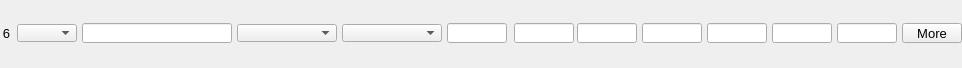
    <widget class="PyDMFrame" name="composite_5">
      <property name="geometry">
        <rect>
          <x>8</x>
          <y>451</y>
          <width>962</width>
          <height>68</height>
        </rect>
      </property>
      <widget class="PyDMEnumComboBox" name="menu_15">
        <property name="geometry">
          <rect>
            <x>17</x>
            <y>24</y>
            <width>60</width>
            <height>18</height>
          </rect>
        </property>
        <property name="toolTip">
          <string>${P}${O6}Use</string>
        </property>
        <property name="channel" stdset="0">
          <string>ca://${P}${O6}Use</string>
        </property>
        <property name="font" stdset="0">
          <font>
            <pointsize>10</pointsize>
          </font>
        </property>
        <property name="styleSheet">
          <string notr="true">PyDMEnumComboBox#menu_15 {
  color: rgb(0, 0, 0);
  background-color: rgb(115, 223, 255);
  }</string>
        </property>
      </widget>
      <widget class="PyDMLabel" name="text_update_55">
        <property name="geometry">
          <rect>
            <x>17</x>
            <y>0</y>
            <width>60</width>
            <height>18</height>
          </rect>
        </property>
        <property name="toolTip">
          <string>PV: ${P}${O6}Use_RBV</string>
        </property>
        <property name="channel" stdset="0">
          <string>ca://${P}${O6}Use_RBV</string>
        </property>
        <property name="font" stdset="0">
          <font>
            <pointsize>10</pointsize>
          </font>
        </property>
        <property name="alignment">
          <set>Qt::AlignCenter</set>
        </property>
        <property name="textInteractionFlags">
          <set>Qt::TextSelectableByKeyboard|Qt::TextSelectableByMouse</set>
        </property>
        <property name="styleSheet">
          <string notr="true">PyDMLabel#text_update_55 {
  color: rgb(10, 0, 184);
  background-color: rgb(70, 70, 70);
  }</string>
        </property>
      </widget>
      <widget class="PyDMLineEdit" name="text_entry_40">
        <property name="geometry">
          <rect>
            <x>82</x>
            <y>23</y>
            <width>150</width>
            <height>20</height>
          </rect>
        </property>
        <property name="channel" stdset="0">
          <string>ca://${P}${O6}Name</string>
        </property>
        <property name="toolTip">
          <string>${P}${O6}Name</string>
        </property>
        <property name="font" stdset="0">
          <font>
            <pointsize>10</pointsize>
          </font>
        </property>
        <property name="styleSheet">
          <string notr="true">PyDMLineEdit#text_entry_40 {
  color: rgb(0, 0, 0);
  background-color: rgb(115, 223, 255);
  border: 1px solid black;
  margin: 0px;
  padding: 0px;
  spacing: 0px;
  }</string>
        </property>
      </widget>
      <widget class="PyDMLabel" name="text_update_56">
        <property name="geometry">
          <rect>
            <x>82</x>
            <y>0</y>
            <width>150</width>
            <height>18</height>
          </rect>
        </property>
        <property name="toolTip">
          <string>PV: ${P}${O6}Name_RBV</string>
        </property>
        <property name="channel" stdset="0">
          <string>ca://${P}${O6}Name_RBV</string>
        </property>
        <property name="font" stdset="0">
          <font>
            <pointsize>10</pointsize>
          </font>
        </property>
        <property name="alignment">
          <set>Qt::AlignCenter</set>
        </property>
        <property name="textInteractionFlags">
          <set>Qt::TextSelectableByKeyboard|Qt::TextSelectableByMouse</set>
        </property>
        <property name="styleSheet">
          <string notr="true">PyDMLabel#text_update_56 {
  color: rgb(10, 0, 184);
  background-color: rgb(187, 187, 187);
  }</string>
        </property>
      </widget>
      <widget class="PyDMEnumComboBox" name="menu_16">
        <property name="geometry">
          <rect>
            <x>237</x>
            <y>24</y>
            <width>100</width>
            <height>18</height>
          </rect>
        </property>
        <property name="toolTip">
          <string>${P}${O6}Shape</string>
        </property>
        <property name="channel" stdset="0">
          <string>ca://${P}${O6}Shape</string>
        </property>
        <property name="font" stdset="0">
          <font>
            <pointsize>10</pointsize>
          </font>
        </property>
        <property name="styleSheet">
          <string notr="true">PyDMEnumComboBox#menu_16 {
  color: rgb(0, 0, 0);
  background-color: rgb(115, 223, 255);
  }</string>
        </property>
      </widget>
      <widget class="PyDMLabel" name="text_update_57">
        <property name="geometry">
          <rect>
            <x>237</x>
            <y>0</y>
            <width>100</width>
            <height>18</height>
          </rect>
        </property>
        <property name="toolTip">
          <string>PV: ${P}${O6}Shape_RBV</string>
        </property>
        <property name="channel" stdset="0">
          <string>ca://${P}${O6}Shape_RBV</string>
        </property>
        <property name="font" stdset="0">
          <font>
            <pointsize>10</pointsize>
          </font>
        </property>
        <property name="alignment">
          <set>Qt::AlignCenter</set>
        </property>
        <property name="textInteractionFlags">
          <set>Qt::TextSelectableByKeyboard|Qt::TextSelectableByMouse</set>
        </property>
        <property name="styleSheet">
          <string notr="true">PyDMLabel#text_update_57 {
  color: rgb(10, 0, 184);
  background-color: rgb(187, 187, 187);
  }</string>
        </property>
      </widget>
      <widget class="PyDMEnumComboBox" name="menu_17">
        <property name="geometry">
          <rect>
            <x>342</x>
            <y>24</y>
            <width>100</width>
            <height>18</height>
          </rect>
        </property>
        <property name="toolTip">
          <string>${P}${O6}DrawMode</string>
        </property>
        <property name="channel" stdset="0">
          <string>ca://${P}${O6}DrawMode</string>
        </property>
        <property name="font" stdset="0">
          <font>
            <pointsize>10</pointsize>
          </font>
        </property>
        <property name="styleSheet">
          <string notr="true">PyDMEnumComboBox#menu_17 {
  color: rgb(0, 0, 0);
  background-color: rgb(115, 223, 255);
  }</string>
        </property>
      </widget>
      <widget class="PyDMLabel" name="text_update_58">
        <property name="geometry">
          <rect>
            <x>342</x>
            <y>0</y>
            <width>100</width>
            <height>18</height>
          </rect>
        </property>
        <property name="toolTip">
          <string>PV: ${P}${O6}DrawMode_RBV</string>
        </property>
        <property name="channel" stdset="0">
          <string>ca://${P}${O6}DrawMode_RBV</string>
        </property>
        <property name="font" stdset="0">
          <font>
            <pointsize>10</pointsize>
          </font>
        </property>
        <property name="alignment">
          <set>Qt::AlignCenter</set>
        </property>
        <property name="textInteractionFlags">
          <set>Qt::TextSelectableByKeyboard|Qt::TextSelectableByMouse</set>
        </property>
        <property name="styleSheet">
          <string notr="true">PyDMLabel#text_update_58 {
  color: rgb(10, 0, 184);
  background-color: rgb(187, 187, 187);
  }</string>
        </property>
      </widget>
      <widget class="PyDMLineEdit" name="text_entry_41">
        <property name="geometry">
          <rect>
            <x>514</x>
            <y>23</y>
            <width>60</width>
            <height>20</height>
          </rect>
        </property>
        <property name="channel" stdset="0">
          <string>ca://${P}${O6}Green</string>
        </property>
        <property name="toolTip">
          <string>${P}${O6}Green</string>
        </property>
        <property name="font" stdset="0">
          <font>
            <pointsize>10</pointsize>
          </font>
        </property>
        <property name="styleSheet">
          <string notr="true">PyDMLineEdit#text_entry_41 {
  color: rgb(0, 0, 0);
  background-color: rgb(115, 223, 255);
  border: 1px solid black;
  margin: 0px;
  padding: 0px;
  spacing: 0px;
  }</string>
        </property>
      </widget>
      <widget class="PyDMLabel" name="text_update_59">
        <property name="geometry">
          <rect>
            <x>514</x>
            <y>0</y>
            <width>60</width>
            <height>18</height>
          </rect>
        </property>
        <property name="toolTip">
          <string>PV: ${P}${O6}Green_RBV</string>
        </property>
        <property name="channel" stdset="0">
          <string>ca://${P}${O6}Green_RBV</string>
        </property>
        <property name="font" stdset="0">
          <font>
            <pointsize>10</pointsize>
          </font>
        </property>
        <property name="alignment">
          <set>Qt::AlignCenter</set>
        </property>
        <property name="textInteractionFlags">
          <set>Qt::TextSelectableByKeyboard|Qt::TextSelectableByMouse</set>
        </property>
        <property name="styleSheet">
          <string notr="true">PyDMLabel#text_update_59 {
  color: rgb(10, 0, 184);
  background-color: rgb(187, 187, 187);
  }</string>
        </property>
      </widget>
      <widget class="PyDMLineEdit" name="text_entry_42">
        <property name="geometry">
          <rect>
            <x>577</x>
            <y>23</y>
            <width>60</width>
            <height>20</height>
          </rect>
        </property>
        <property name="channel" stdset="0">
          <string>ca://${P}${O6}Blue</string>
        </property>
        <property name="toolTip">
          <string>${P}${O6}Blue</string>
        </property>
        <property name="font" stdset="0">
          <font>
            <pointsize>10</pointsize>
          </font>
        </property>
        <property name="styleSheet">
          <string notr="true">PyDMLineEdit#text_entry_42 {
  color: rgb(0, 0, 0);
  background-color: rgb(115, 223, 255);
  border: 1px solid black;
  margin: 0px;
  padding: 0px;
  spacing: 0px;
  }</string>
        </property>
      </widget>
      <widget class="PyDMLabel" name="text_update_60">
        <property name="geometry">
          <rect>
            <x>577</x>
            <y>0</y>
            <width>60</width>
            <height>18</height>
          </rect>
        </property>
        <property name="toolTip">
          <string>PV: ${P}${O6}Blue_RBV</string>
        </property>
        <property name="channel" stdset="0">
          <string>ca://${P}${O6}Blue_RBV</string>
        </property>
        <property name="font" stdset="0">
          <font>
            <pointsize>10</pointsize>
          </font>
        </property>
        <property name="alignment">
          <set>Qt::AlignCenter</set>
        </property>
        <property name="textInteractionFlags">
          <set>Qt::TextSelectableByKeyboard|Qt::TextSelectableByMouse</set>
        </property>
        <property name="styleSheet">
          <string notr="true">PyDMLabel#text_update_60 {
  color: rgb(10, 0, 184);
  background-color: rgb(187, 187, 187);
  }</string>
        </property>
      </widget>
      <widget class="PyDMSlider" name="valuator_20">
        <property name="geometry">
          <rect>
            <x>642</x>
            <y>48</y>
            <width>60</width>
            <height>20</height>
          </rect>
        </property>
        <property name="channel" stdset="0">
          <string>ca://${P}${O6}PositionX</string>
        </property>
        <property name="toolTip">
          <string>${P}${O6}PositionX</string>
        </property>
        <property name="orientation" stdset="0">
          <string>Qt::Horizontal</string>
        </property>
        <property name="showLimitLabels" stdset="0">
          <bool>true</bool>
        </property>
        <property name="showValueLabel" stdset="0">
          <bool>false</bool>
        </property>
        <property name="showUnits" stdset="0">
          <bool>false</bool>
        </property>
        <property name="tickPosition" stdset="0">
          <enum>QSlider::NoTicks</enum>
        </property>
        <property name="precision" stdset="0">
          <number>1</number>
        </property>
        <property name="styleSheet">
          <string notr="true">PyDMSlider#valuator_20 {
  color: rgb(0, 0, 0);
  background-color: rgb(115, 223, 255);
  }</string>
        </property>
      </widget>
      <widget class="PyDMLineEdit" name="text_entry_43">
        <property name="geometry">
          <rect>
            <x>642</x>
            <y>23</y>
            <width>60</width>
            <height>20</height>
          </rect>
        </property>
        <property name="channel" stdset="0">
          <string>ca://${P}${O6}PositionX</string>
        </property>
        <property name="toolTip">
          <string>${P}${O6}PositionX</string>
        </property>
        <property name="font" stdset="0">
          <font>
            <pointsize>10</pointsize>
          </font>
        </property>
        <property name="styleSheet">
          <string notr="true">PyDMLineEdit#text_entry_43 {
  color: rgb(0, 0, 0);
  background-color: rgb(115, 223, 255);
  border: 1px solid black;
  margin: 0px;
  padding: 0px;
  spacing: 0px;
  }</string>
        </property>
      </widget>
      <widget class="PyDMLabel" name="text_update_61">
        <property name="geometry">
          <rect>
            <x>642</x>
            <y>0</y>
            <width>60</width>
            <height>18</height>
          </rect>
        </property>
        <property name="toolTip">
          <string>PV: ${P}${O6}PositionX_RBV</string>
        </property>
        <property name="channel" stdset="0">
          <string>ca://${P}${O6}PositionX_RBV</string>
        </property>
        <property name="font" stdset="0">
          <font>
            <pointsize>10</pointsize>
          </font>
        </property>
        <property name="alignment">
          <set>Qt::AlignCenter</set>
        </property>
        <property name="textInteractionFlags">
          <set>Qt::TextSelectableByKeyboard|Qt::TextSelectableByMouse</set>
        </property>
        <property name="styleSheet">
          <string notr="true">PyDMLabel#text_update_61 {
  color: rgb(10, 0, 184);
  background-color: rgb(187, 187, 187);
  }</string>
        </property>
      </widget>
      <widget class="PyDMSlider" name="valuator_21">
        <property name="geometry">
          <rect>
            <x>707</x>
            <y>48</y>
            <width>60</width>
            <height>20</height>
          </rect>
        </property>
        <property name="channel" stdset="0">
          <string>ca://${P}${O6}SizeX</string>
        </property>
        <property name="toolTip">
          <string>${P}${O6}SizeX</string>
        </property>
        <property name="orientation" stdset="0">
          <string>Qt::Horizontal</string>
        </property>
        <property name="showLimitLabels" stdset="0">
          <bool>true</bool>
        </property>
        <property name="showValueLabel" stdset="0">
          <bool>false</bool>
        </property>
        <property name="showUnits" stdset="0">
          <bool>false</bool>
        </property>
        <property name="tickPosition" stdset="0">
          <enum>QSlider::NoTicks</enum>
        </property>
        <property name="precision" stdset="0">
          <number>1</number>
        </property>
        <property name="styleSheet">
          <string notr="true">PyDMSlider#valuator_21 {
  color: rgb(0, 0, 0);
  background-color: rgb(115, 223, 255);
  }</string>
        </property>
      </widget>
      <widget class="PyDMLineEdit" name="text_entry_44">
        <property name="geometry">
          <rect>
            <x>707</x>
            <y>23</y>
            <width>60</width>
            <height>20</height>
          </rect>
        </property>
        <property name="channel" stdset="0">
          <string>ca://${P}${O6}SizeX</string>
        </property>
        <property name="toolTip">
          <string>${P}${O6}SizeX</string>
        </property>
        <property name="font" stdset="0">
          <font>
            <pointsize>10</pointsize>
          </font>
        </property>
        <property name="styleSheet">
          <string notr="true">PyDMLineEdit#text_entry_44 {
  color: rgb(0, 0, 0);
  background-color: rgb(115, 223, 255);
  border: 1px solid black;
  margin: 0px;
  padding: 0px;
  spacing: 0px;
  }</string>
        </property>
      </widget>
      <widget class="PyDMLabel" name="text_update_62">
        <property name="geometry">
          <rect>
            <x>707</x>
            <y>0</y>
            <width>60</width>
            <height>18</height>
          </rect>
        </property>
        <property name="toolTip">
          <string>PV: ${P}${O6}SizeX_RBV</string>
        </property>
        <property name="channel" stdset="0">
          <string>ca://${P}${O6}SizeX_RBV</string>
        </property>
        <property name="font" stdset="0">
          <font>
            <pointsize>10</pointsize>
          </font>
        </property>
        <property name="alignment">
          <set>Qt::AlignCenter</set>
        </property>
        <property name="textInteractionFlags">
          <set>Qt::TextSelectableByKeyboard|Qt::TextSelectableByMouse</set>
        </property>
        <property name="styleSheet">
          <string notr="true">PyDMLabel#text_update_62 {
  color: rgb(10, 0, 184);
  background-color: rgb(187, 187, 187);
  }</string>
        </property>
      </widget>
      <widget class="PyDMSlider" name="valuator_22">
        <property name="geometry">
          <rect>
            <x>772</x>
            <y>48</y>
            <width>60</width>
            <height>20</height>
          </rect>
        </property>
        <property name="channel" stdset="0">
          <string>ca://${P}${O6}PositionY</string>
        </property>
        <property name="toolTip">
          <string>${P}${O6}PositionY</string>
        </property>
        <property name="orientation" stdset="0">
          <string>Qt::Horizontal</string>
        </property>
        <property name="showLimitLabels" stdset="0">
          <bool>true</bool>
        </property>
        <property name="showValueLabel" stdset="0">
          <bool>false</bool>
        </property>
        <property name="showUnits" stdset="0">
          <bool>false</bool>
        </property>
        <property name="tickPosition" stdset="0">
          <enum>QSlider::NoTicks</enum>
        </property>
        <property name="precision" stdset="0">
          <number>1</number>
        </property>
        <property name="styleSheet">
          <string notr="true">PyDMSlider#valuator_22 {
  color: rgb(0, 0, 0);
  background-color: rgb(115, 223, 255);
  }</string>
        </property>
      </widget>
      <widget class="PyDMLineEdit" name="text_entry_45">
        <property name="geometry">
          <rect>
            <x>772</x>
            <y>23</y>
            <width>60</width>
            <height>20</height>
          </rect>
        </property>
        <property name="channel" stdset="0">
          <string>ca://${P}${O6}PositionY</string>
        </property>
        <property name="toolTip">
          <string>${P}${O6}PositionY</string>
        </property>
        <property name="font" stdset="0">
          <font>
            <pointsize>10</pointsize>
          </font>
        </property>
        <property name="styleSheet">
          <string notr="true">PyDMLineEdit#text_entry_45 {
  color: rgb(0, 0, 0);
  background-color: rgb(115, 223, 255);
  border: 1px solid black;
  margin: 0px;
  padding: 0px;
  spacing: 0px;
  }</string>
        </property>
      </widget>
      <widget class="PyDMLabel" name="text_update_63">
        <property name="geometry">
          <rect>
            <x>772</x>
            <y>0</y>
            <width>60</width>
            <height>18</height>
          </rect>
        </property>
        <property name="toolTip">
          <string>PV: ${P}${O6}PositionY_RBV</string>
        </property>
        <property name="channel" stdset="0">
          <string>ca://${P}${O6}PositionY_RBV</string>
        </property>
        <property name="font" stdset="0">
          <font>
            <pointsize>10</pointsize>
          </font>
        </property>
        <property name="alignment">
          <set>Qt::AlignCenter</set>
        </property>
        <property name="textInteractionFlags">
          <set>Qt::TextSelectableByKeyboard|Qt::TextSelectableByMouse</set>
        </property>
        <property name="styleSheet">
          <string notr="true">PyDMLabel#text_update_63 {
  color: rgb(10, 0, 184);
  background-color: rgb(187, 187, 187);
  }</string>
        </property>
      </widget>
      <widget class="PyDMSlider" name="valuator_23">
        <property name="geometry">
          <rect>
            <x>837</x>
            <y>48</y>
            <width>60</width>
            <height>20</height>
          </rect>
        </property>
        <property name="channel" stdset="0">
          <string>ca://${P}${O6}SizeY</string>
        </property>
        <property name="toolTip">
          <string>${P}${O6}SizeY</string>
        </property>
        <property name="orientation" stdset="0">
          <string>Qt::Horizontal</string>
        </property>
        <property name="showLimitLabels" stdset="0">
          <bool>true</bool>
        </property>
        <property name="showValueLabel" stdset="0">
          <bool>false</bool>
        </property>
        <property name="showUnits" stdset="0">
          <bool>false</bool>
        </property>
        <property name="tickPosition" stdset="0">
          <enum>QSlider::NoTicks</enum>
        </property>
        <property name="precision" stdset="0">
          <number>1</number>
        </property>
        <property name="styleSheet">
          <string notr="true">PyDMSlider#valuator_23 {
  color: rgb(0, 0, 0);
  background-color: rgb(115, 223, 255);
  }</string>
        </property>
      </widget>
      <widget class="PyDMLineEdit" name="text_entry_46">
        <property name="geometry">
          <rect>
            <x>837</x>
            <y>23</y>
            <width>60</width>
            <height>20</height>
          </rect>
        </property>
        <property name="channel" stdset="0">
          <string>ca://${P}${O6}SizeY</string>
        </property>
        <property name="toolTip">
          <string>${P}${O6}SizeY</string>
        </property>
        <property name="font" stdset="0">
          <font>
            <pointsize>10</pointsize>
          </font>
        </property>
        <property name="styleSheet">
          <string notr="true">PyDMLineEdit#text_entry_46 {
  color: rgb(0, 0, 0);
  background-color: rgb(115, 223, 255);
  border: 1px solid black;
  margin: 0px;
  padding: 0px;
  spacing: 0px;
  }</string>
        </property>
      </widget>
      <widget class="PyDMLabel" name="text_update_64">
        <property name="geometry">
          <rect>
            <x>837</x>
            <y>0</y>
            <width>60</width>
            <height>18</height>
          </rect>
        </property>
        <property name="toolTip">
          <string>PV: ${P}${O6}SizeY_RBV</string>
        </property>
        <property name="channel" stdset="0">
          <string>ca://${P}${O6}SizeY_RBV</string>
        </property>
        <property name="font" stdset="0">
          <font>
            <pointsize>10</pointsize>
          </font>
        </property>
        <property name="alignment">
          <set>Qt::AlignCenter</set>
        </property>
        <property name="textInteractionFlags">
          <set>Qt::TextSelectableByKeyboard|Qt::TextSelectableByMouse</set>
        </property>
        <property name="styleSheet">
          <string notr="true">PyDMLabel#text_update_64 {
  color: rgb(10, 0, 184);
  background-color: rgb(187, 187, 187);
  }</string>
        </property>
      </widget>
      <widget class="PyDMLineEdit" name="text_entry_47">
        <property name="geometry">
          <rect>
            <x>447</x>
            <y>23</y>
            <width>60</width>
            <height>20</height>
          </rect>
        </property>
        <property name="channel" stdset="0">
          <string>ca://${P}${O6}Red</string>
        </property>
        <property name="toolTip">
          <string>${P}${O6}Red</string>
        </property>
        <property name="font" stdset="0">
          <font>
            <pointsize>10</pointsize>
          </font>
        </property>
        <property name="styleSheet">
          <string notr="true">PyDMLineEdit#text_entry_47 {
  color: rgb(0, 0, 0);
  background-color: rgb(115, 223, 255);
  border: 1px solid black;
  margin: 0px;
  padding: 0px;
  spacing: 0px;
  }</string>
        </property>
      </widget>
      <widget class="PyDMLabel" name="text_update_65">
        <property name="geometry">
          <rect>
            <x>447</x>
            <y>0</y>
            <width>60</width>
            <height>18</height>
          </rect>
        </property>
        <property name="toolTip">
          <string>PV: ${P}${O6}Red_RBV</string>
        </property>
        <property name="channel" stdset="0">
          <string>ca://${P}${O6}Red_RBV</string>
        </property>
        <property name="font" stdset="0">
          <font>
            <pointsize>10</pointsize>
          </font>
        </property>
        <property name="alignment">
          <set>Qt::AlignCenter</set>
        </property>
        <property name="textInteractionFlags">
          <set>Qt::TextSelectableByKeyboard|Qt::TextSelectableByMouse</set>
        </property>
        <property name="styleSheet">
          <string notr="true">PyDMLabel#text_update_65 {
  color: rgb(10, 0, 184);
  background-color: rgb(187, 187, 187);
  }</string>
        </property>
      </widget>
      <widget class="QLabel" name="text_20">
        <property name="geometry">
          <rect>
            <x>0</x>
            <y>23</y>
            <width>10</width>
            <height>20</height>
          </rect>
        </property>
        <property name="text">
          <string>6</string>
        </property>
        <property name="font" stdset="0">
          <font>
            <pointsize>10</pointsize>
          </font>
        </property>
        <property name="brush" stdset="0">
          <brush brushstyle="SolidPattern">
            <color alpha="255">
              <red>0</red>
              <green>0</green>
              <blue>0</blue>
            </color>
          </brush>
        </property>
        <property name="toolTip">
          <string>text_20</string>
        </property>
        <property name="alignment">
          <set>Qt::AlignRight|Qt::AlignTrailing|Qt::AlignVCenter</set>
        </property>
        <property name="styleSheet">
          <string notr="true">QLabel#text_20 {
  color: rgb(0, 0, 0);
  }</string>
        </property>
      </widget>
      <widget class="PyDMRelatedDisplayButton" name="related_display_5">
        <property name="geometry">
          <rect>
            <x>902</x>
            <y>23</y>
            <width>60</width>
            <height>20</height>
          </rect>
        </property>
        <property name="toolTip">
          <string>More</string>
        </property>
        <property name="text">
          <string>More</string>
        </property>
        <property name="showIcon" stdset="0">
          <bool>true</bool>
        </property>
        <property name="font" stdset="0">
          <font>
            <pointsize>10</pointsize>
          </font>
        </property>
        <property name="styleSheet">
          <string notr="true">PyDMRelatedDisplayButton#related_display_5 {
  color: rgb(0, 0, 0);
  background-color: rgb(115, 223, 255);
  }</string>
        </property>
        <property name="titles" stdset="0">
          <stringlist>
            <string>Full Overlay</string>
          </stringlist>
        </property>
        <property name="filenames" stdset="0">
          <stringlist>
            <string>OverlayN_V21.ui</string>
          </stringlist>
        </property>
        <property name="macros" stdset="0">
          <stringlist>
            <string>P=${P}, R=${O6}</string>
          </stringlist>
        </property>
        <property name="openInNewWindow" stdset="0">
          <bool>true</bool>
        </property>
      </widget>
    </widget>
